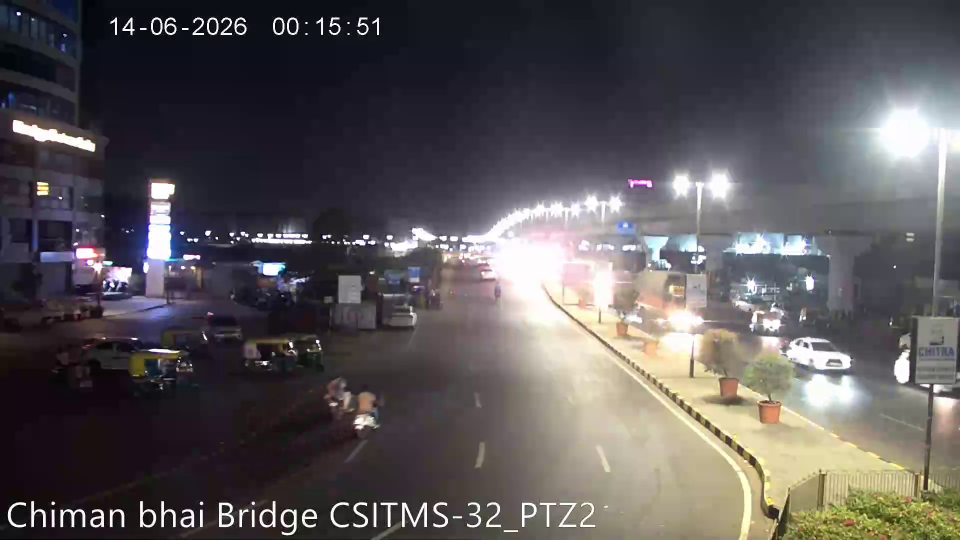
#> input picture backend/data/ocr_samples/CAM-01.jpg, 1920 x 1080 px (shown at 1/2 size); its folder holds only this picture in this run
$ python -i plate.py   (imports and definitions only)   (older library calls are emulated)
#> lines starting #> are read from the running program, lines starting #| are printed output that depends on the picture; after the words box and inside, x2 and y2 are one past the last pixel; in counts of white or black regions, pixels touching at a corner belong together
#> further down, picture is the input picture: shape (1080, 1920, 3); mean B, G, R 87.9, 86.2, 90.4
"""Licence-plate localisation and recovery.

Localisation runs two ways and merges the results:

  * A single-class YOLO plate detector (``plate_detect.py``), when its weights
    are present. Far more precise than morphology at night, where a lit grille,
    a rear light cluster and a bumper reflector all look plate-shaped.
  * Classical morphology inside the vehicle box -- blackhat, Sobel, close,
    contour filter. Costs nothing, needs no weights, and still occasionally
    finds a plate at an angle the model was not trained on.

The recovery chain that follows matters more than either localiser on this grid:
plates run 20-40 px wide at night with motion blur and headlight bloom, so the
hard question is "are there enough pixels on the glyphs", not "where is it".
"""
from __future__ import annotations

from dataclasses import dataclass

import cv2
import numpy as np

from . import plate_detect

# Indian plates are wide rectangles. Single-row plates sit near 4.5:1; the
# two-row plates common on motorcycles and commercial vehicles are nearer 2:1.
MIN_ASPECT = 1.6
MAX_ASPECT = 6.5
MIN_PLATE_WIDTH_PX = 24


@dataclass(slots=True)
class PlateCandidate:
    x: int
    y: int
    w: int
    h: int
    score: float
    image: np.ndarray | None = None

    @property
    def aspect(self) -> float:
        return self.w / max(self.h, 1)


# [118 lines left out: functions _candidate_score, _learned_candidates, _iou, find_plate_candidates, not called in this run]


def restore(plate_img: np.ndarray, *, target_height: int = 96) -> np.ndarray:
    """Restore a small, blurred plate crop into something OCR can read.

    Upscale first, then equalise, then sharpen. Order matters: sharpening before
    upscaling amplifies sensor noise into fake glyph edges.
    """
#> called with target_height = 96
    if plate_img is None or plate_img.size == 0:
        return plate_img

    img = plate_img
    h, w = img.shape[:2]
#> h = 1080; w = 1920

    # Scale up to a workable glyph height, capped so we do not synthesise detail.
    if h < target_height:
        scale = min(target_height / max(h, 1), 6.0)
        img = cv2.resize(img, (int(w * scale), int(h * scale)),
                         interpolation=cv2.INTER_CUBIC)

    gray = cv2.cvtColor(img, cv2.COLOR_BGR2GRAY) if img.ndim == 3 else img
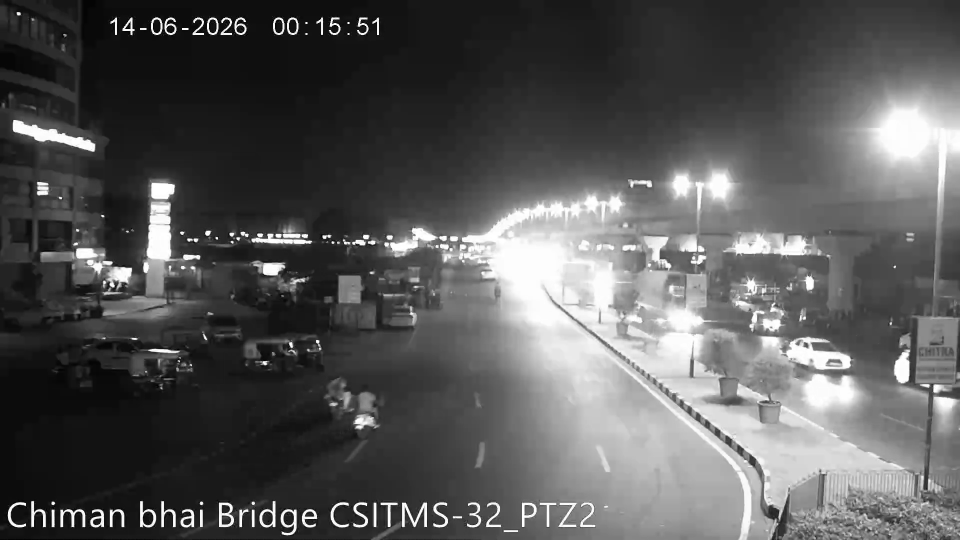
#> gray: shape (1080, 1920) (shown at 1/2 size); min 0, max 255, mean 87.7

    # CLAHE rather than global equalisation: headlight bloom otherwise dominates.
    gray = cv2.createCLAHE(clipLimit=3.0, tileGridSize=(8, 8)).apply(gray)
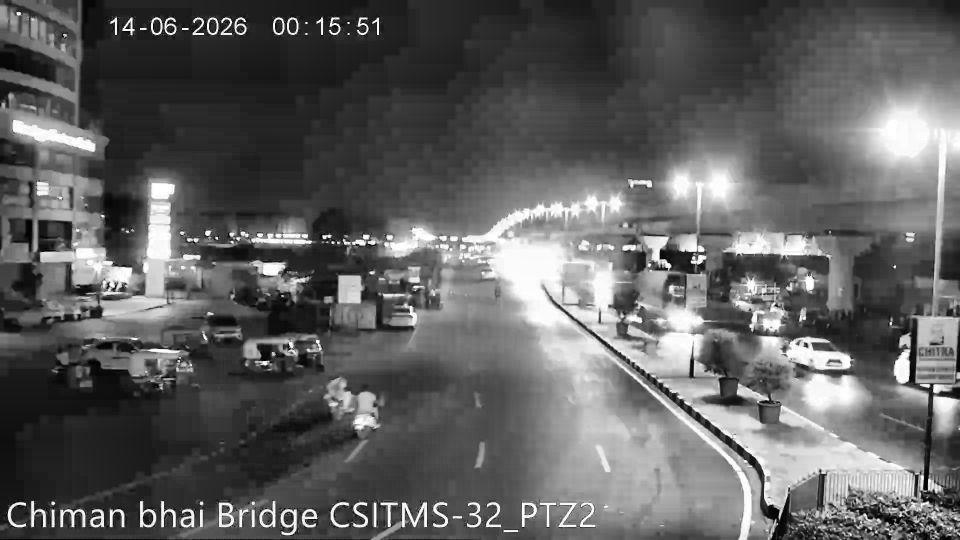
#> gray: shape (1080, 1920) (shown at 1/2 size); min 0, max 255, mean 96

    # Bilateral filter smooths noise while keeping glyph edges.
    gray = cv2.bilateralFilter(gray, 7, 55, 55)

    # Unsharp mask.
    blur = cv2.GaussianBlur(gray, (0, 0), 2.0)
    gray = cv2.addWeighted(gray, 1.6, blur, -0.6, 0)

    return cv2.cvtColor(gray, cv2.COLOR_GRAY2BGR)


def deskew(plate_img: np.ndarray) -> np.ndarray:
    """Straighten a plate imaged at an angle, using its dominant text axis."""
    if plate_img is None or plate_img.size == 0:
        return plate_img
    gray = cv2.cvtColor(plate_img, cv2.COLOR_BGR2GRAY) if plate_img.ndim == 3 else plate_img
    thresh = cv2.threshold(gray, 0, 255, cv2.THRESH_BINARY | cv2.THRESH_OTSU)[1]
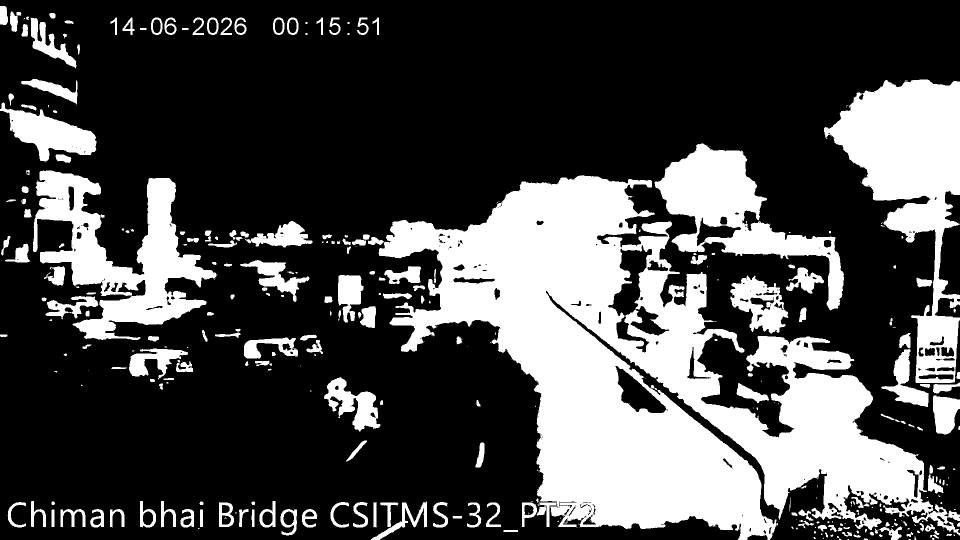
#> thresh: shape (1080, 1920) (shown at 1/2 size); 29% white; 375 white regions (160 under 20 px), largest, box (x1, y1, x2, y2) and area: (757, 350, 1920, 1080) 345709, (1648, 159, 1920, 766) 68414, (66, 341, 433, 680) 49988

    coords = cv2.findNonZero(255 - thresh)
#> coords = contour of 1472969 points, box (x1, y1, x2, y2) (0, 0, 1920, 1080), area 23913
    if coords is None or len(coords) < 20:
        return plate_img

    angle = cv2.minAreaRect(coords)[-1]
#> angle = -90
    if angle < -45:
        angle += 90
#> angle = 0
    elif angle > 45:
        angle -= 90
    # Only correct plausible camera tilt; a large angle means we found noise.
    if abs(angle) < 1.0 or abs(angle) > 20.0:
        return plate_img

    h, w = plate_img.shape[:2]
    matrix = cv2.getRotationMatrix2D((w / 2, h / 2), angle, 1.0)
    return cv2.warpAffine(plate_img, matrix, (w, h),
                          flags=cv2.INTER_CUBIC, borderMode=cv2.BORDER_REPLICATE)


def prepare_for_ocr(plate_img: np.ndarray) -> list[np.ndarray]:
    """Produce several restorations of one plate.

    OCR is run over all of them and the best-scoring read wins. Cheap insurance:
    which variant works depends on lighting that changes camera to camera.
    """
    if plate_img is None or plate_img.size == 0:
        return []

    variants: list[np.ndarray] = []
    restored = restore(plate_img)
    variants.append(restored)

    straightened = deskew(restored)
    if straightened is not restored:
        variants.append(straightened)

    # A hard binarisation sometimes rescues a washed-out plate.
    gray = cv2.cvtColor(restored, cv2.COLOR_BGR2GRAY)
    binary = cv2.adaptiveThreshold(gray, 255, cv2.ADAPTIVE_THRESH_GAUSSIAN_C,
                                   cv2.THRESH_BINARY, 25, 9)
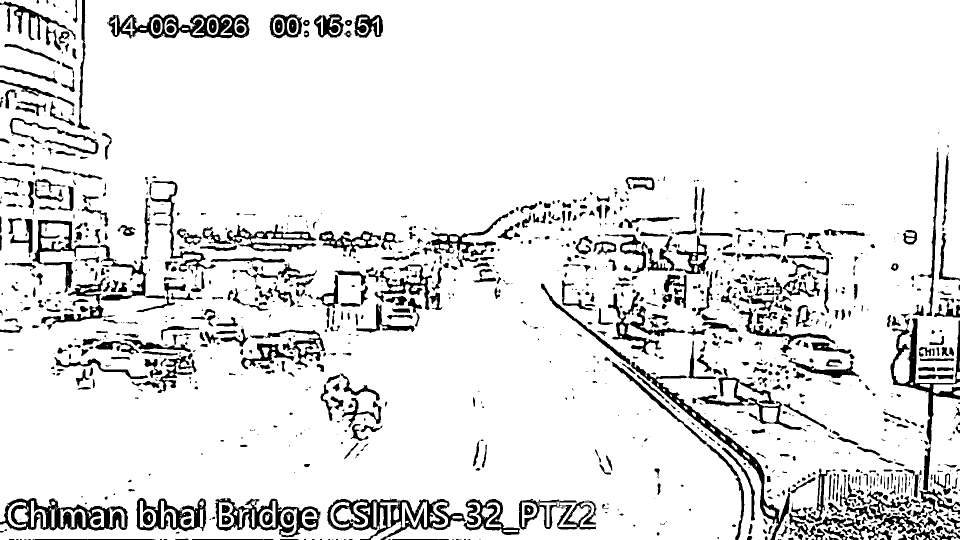
#> binary: shape (1080, 1920) (shown at 1/2 size); 89.4% white; 1334 black regions (557 under 20 px), largest, box (x1, y1, x2, y2) and area: (654, 997, 932, 1080) 8420, (0, 996, 256, 1061) 7445, (1261, 724, 1580, 1080) 6339
    variants.append(cv2.cvtColor(binary, cv2.COLOR_GRAY2BGR))

    return variants

>>> import cv2
>>> picture = cv2.imread('../../data/ocr_samples/CAM-01.jpg')
>>> result = prepare_for_ocr(picture)
#> result = 2 items

$ run again, on backend/data/ocr_samples/CAM-04.jpg
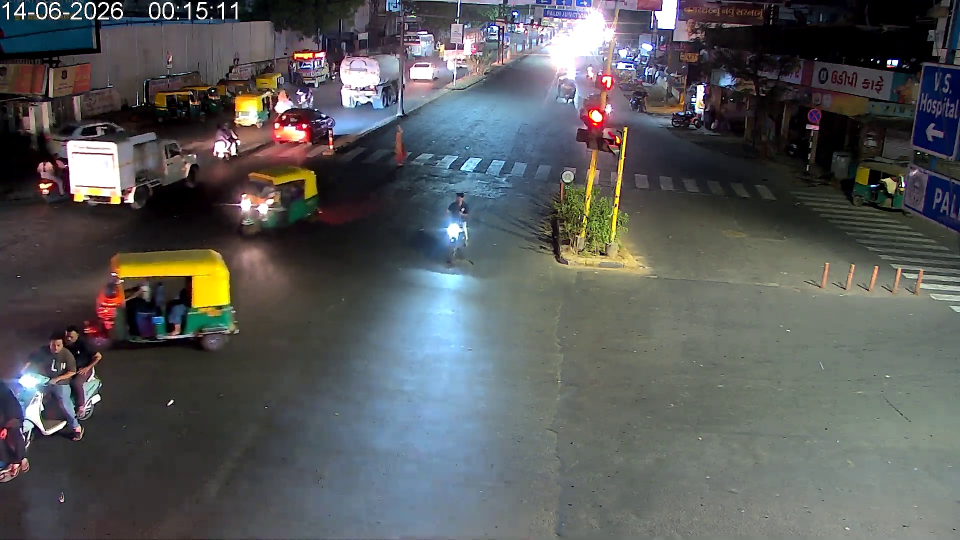
#> input picture backend/data/ocr_samples/CAM-04.jpg, 1920 x 1080 px (shown at 1/2 size)
#> picture is the input picture: shape (1080, 1920, 3); mean B, G, R 90, 89.6, 88
#> in deskew, `thresh = cv2.threshold(gray, 0, 255, cv2.THRESH_BINARY | cv2.THRESH_OT..`:
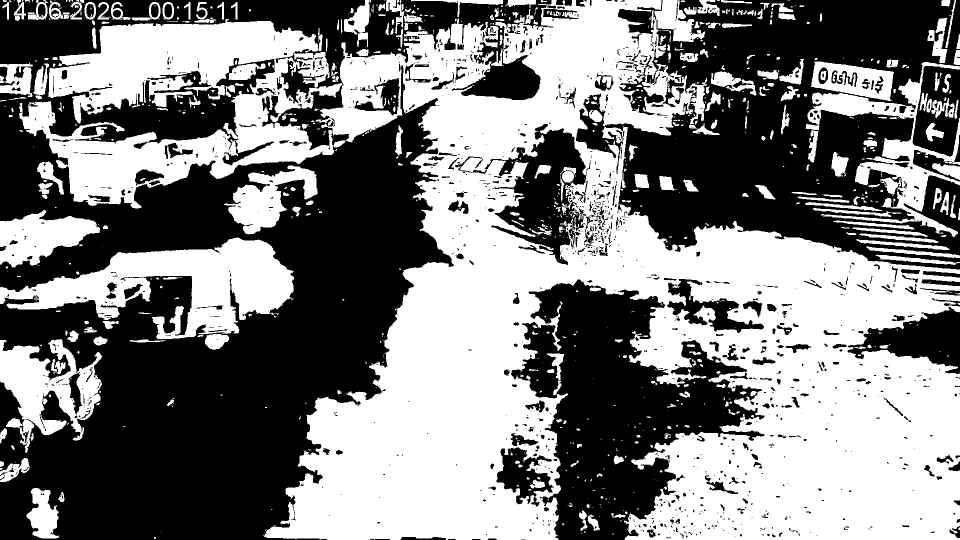
#> thresh: shape (1080, 1920) (shown at 1/2 size); 49.9% white; 931 white regions (572 under 20 px), largest, box (x1, y1, x2, y2) and area: (527, 0, 1920, 1080) 713313, (38, 38, 685, 417) 114662, (0, 475, 588, 679) 53006
#> coords = contour of 1038525 points, box (x1, y1, x2, y2) (0, 0, 1920, 1080), area 333600
#> in deskew, `angle = cv2.minAreaRect(coords)[-1]`: angle = -90
#> in deskew, `angle += 90`: angle = 0
#> in prepare_for_ocr, `binary = cv2.adaptiveThreshold(gray, 255, cv2.ADAPTIVE_THRESH_GAUSSIAN..`:
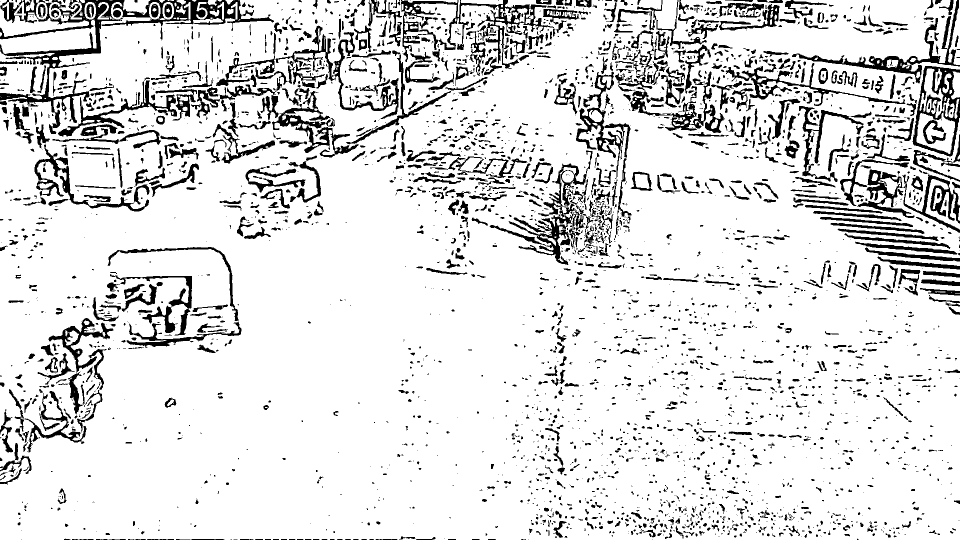
#> binary: shape (1080, 1920) (shown at 1/2 size); 87% white; 3488 black regions (2047 under 20 px), largest, box (x1, y1, x2, y2) and area: (0, 0, 548, 268) 18615, (802, 0, 1111, 138) 7700, (1714, 339, 1920, 466) 6444
#> result = 2 items

$ run again, on backend/data/ocr_samples/CAM-27.jpg
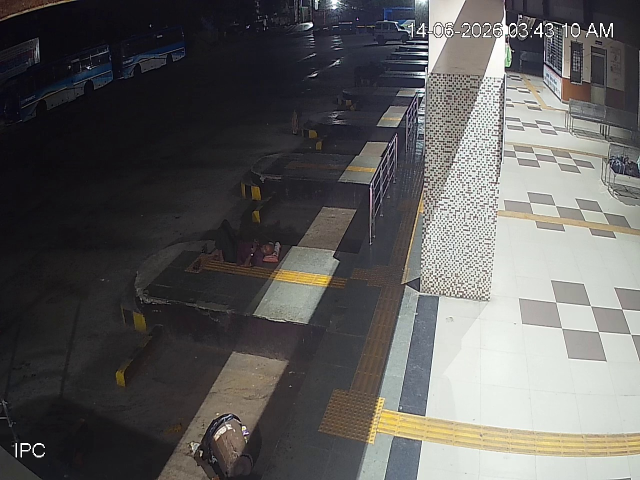
#> input picture backend/data/ocr_samples/CAM-27.jpg, 1280 x 960 px (shown at 1/2 size)
#> picture is the input picture: shape (960, 1280, 3); mean B, G, R 91.5, 92.5, 93.8
#> in deskew, `thresh = cv2.threshold(gray, 0, 255, cv2.THRESH_BINARY | cv2.THRESH_OT..`:
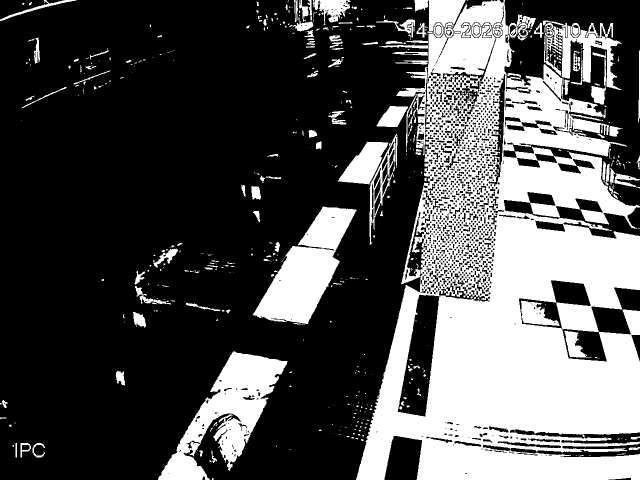
#> thresh: shape (960, 1280) (shown at 1/2 size); 32.1% white; 582 white regions (399 under 20 px), largest, box (x1, y1, x2, y2) and area: (712, 0, 1280, 960) 298444, (316, 703, 575, 960) 25172, (505, 413, 713, 648) 22075
#> coords = contour of 834889 points, box (x1, y1, x2, y2) (0, 0, 1280, 960), area 44206
#> in deskew, `angle = cv2.minAreaRect(coords)[-1]`: angle = -90
#> in deskew, `angle += 90`: angle = 0
#> in prepare_for_ocr, `binary = cv2.adaptiveThreshold(gray, 255, cv2.ADAPTIVE_THRESH_GAUSSIAN..`:
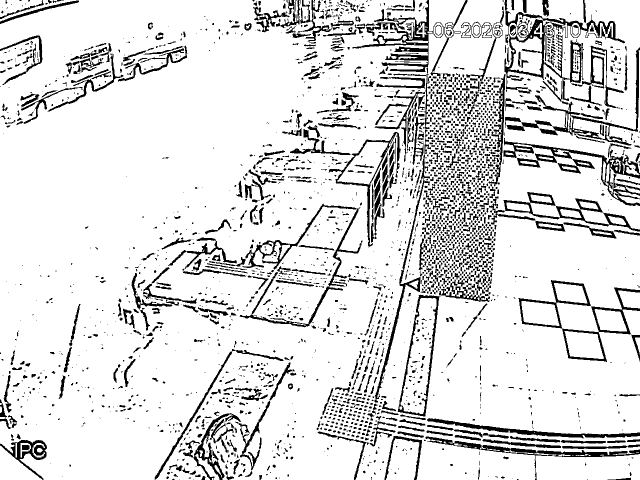
#> binary: shape (960, 1280) (shown at 1/2 size); 86.8% white; 3031 black regions (2052 under 20 px), largest, box (x1, y1, x2, y2) and area: (1009, 0, 1250, 204) 7784, (705, 0, 866, 274) 5863, (1007, 276, 1280, 412) 5476
#> result = 2 items
